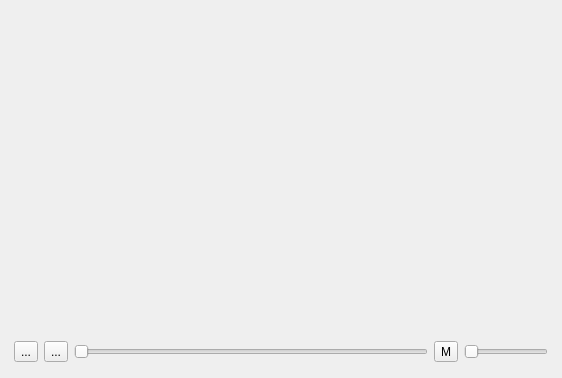
<?xml version="1.0" encoding="UTF-8"?>
<ui version="4.0">
 <class>VideoPanel</class>
 <widget class="QWidget" name="VideoPanel">
  <property name="geometry">
   <rect>
    <x>0</x>
    <y>0</y>
    <width>562</width>
    <height>378</height>
   </rect>
  </property>
  <property name="windowTitle">
   <string>Form</string>
  </property>
  <layout class="QVBoxLayout" name="verticalLayout">
   <item>
    <widget class="MPlayer" name="mplayer" native="true">
     <property name="font">
      <font>
       <pointsize>14</pointsize>
      </font>
     </property>
    </widget>
   </item>
   <item>
    <layout class="QHBoxLayout" name="horizontalLayout_2">
     <property name="sizeConstraint">
      <enum>QLayout::SetDefaultConstraint</enum>
     </property>
     <property name="leftMargin">
      <number>3</number>
     </property>
     <property name="rightMargin">
      <number>3</number>
     </property>
     <property name="bottomMargin">
      <number>5</number>
     </property>
     <item>
      <widget class="QToolButton" name="playPauseButton">
       <property name="text">
        <string>...</string>
       </property>
       <property name="icon">
        <iconset resource="../resources.qrc">
         <normaloff>:/resources/images/media-playback-start.png</normaloff>:/resources/images/media-playback-start.png</iconset>
       </property>
       <property name="shortcut">
        <string>Space</string>
       </property>
      </widget>
     </item>
     <item>
      <widget class="QToolButton" name="stopButton">
       <property name="text">
        <string>...</string>
       </property>
       <property name="icon">
        <iconset resource="../resources.qrc">
         <normaloff>:/resources/images/media-playback-stop.png</normaloff>:/resources/images/media-playback-stop.png</iconset>
       </property>
      </widget>
     </item>
     <item>
      <widget class="QSlider" name="seekSlider">
       <property name="orientation">
        <enum>Qt::Horizontal</enum>
       </property>
      </widget>
     </item>
     <item>
      <widget class="QToolButton" name="muteButton">
       <property name="text">
        <string>M</string>
       </property>
       <property name="checkable">
        <bool>true</bool>
       </property>
      </widget>
     </item>
     <item>
      <widget class="QSlider" name="volumeSlider">
       <property name="sizePolicy">
        <sizepolicy hsizetype="Fixed" vsizetype="Fixed">
         <horstretch>0</horstretch>
         <verstretch>0</verstretch>
        </sizepolicy>
       </property>
       <property name="orientation">
        <enum>Qt::Horizontal</enum>
       </property>
      </widget>
     </item>
    </layout>
   </item>
  </layout>
 </widget>
 <customwidgets>
  <customwidget>
   <class>MPlayer</class>
   <extends>QWidget</extends>
   <header>mplayer.h</header>
  </customwidget>
 </customwidgets>
 <resources>
  <include location="../resources.qrc"/>
 </resources>
 <connections/>
</ui>
